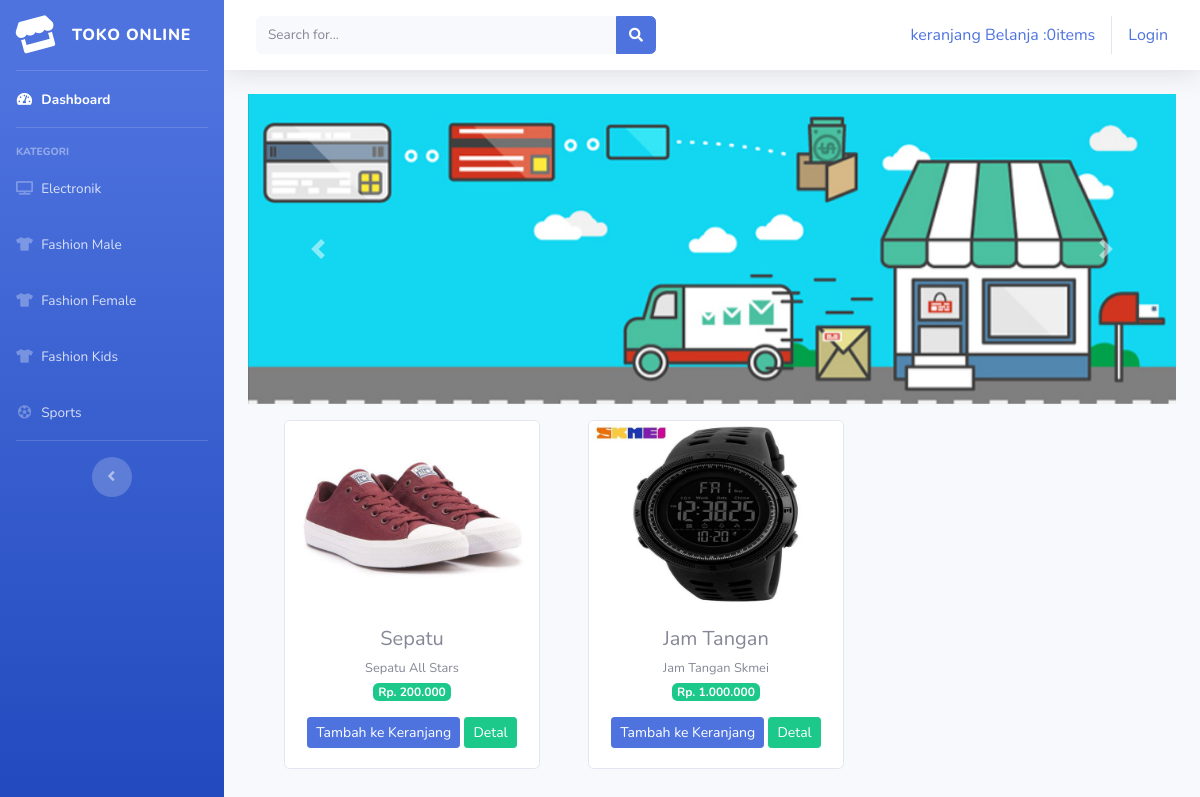
The page /index.php/kategori/pakaian_pria on the database its author committed.
### tables this page shows
CREATE TABLE `tb_barang` (
  `id_brg` int(11) NOT NULL,
  `nama_brg` varchar(120) NOT NULL,
  `keterangan` varchar(250) NOT NULL,
  `kategori` varchar(50) NOT NULL,
  `harga` int(11) NOT NULL,
  `stok` int(4) NOT NULL,
  `gambar` text NOT NULL
);

### application/controllers/Kategori.php (called while the page is built, shortened)
<?php
    class Kategori extends CI_Controller {
        public function pakaian_pria()
        {
            $data['pakaian_pria'] = $this->model_kategori->data_pakaian_pria()->result();
            $this->load->view('templates/header');
            $this->load->view('templates/sidebar');
            $this->load->view('pakaian_pria', $data);
            $this->load->view('templates/footer');
        }
    }
?>

### index.php (called while the page is built, shortened)
<?php
require_once BASEPATH.'core/CodeIgniter.php';

### application/models/model_kategori.php (called while the page is built, shortened)
<?php
    class Model_kategori extends CI_Model {
        public function data_pakaian_pria() {
            return $this->db->get_where("tb_barang", array('kategori' => 'pakaian pria'));
        }
    }
?>

### application/views/pakaian_pria.php (the view, shortened to what this page needs)
<div class="container-fluid">
<div id="carouselExampleControls" class="carousel slide" data-ride="carousel">
    <div class="carousel-inner">
        <div class="carousel-item active">
        <img src="<?=base_url('assets/img/slider1.jpg')?>" class="d-block w-100" alt="...">
        </div>
    </div>
    <a class="carousel-control-prev" href="#carouselExampleControls" role="button" data-slide="prev">
        <span class="carousel-control-prev-icon" aria-hidden="true"></span>
    </a>
    <a class="carousel-control-next" href="#carouselExampleControls" role="button" data-slide="next">
        <span class="carousel-control-next-icon" aria-hidden="true"></span>
    </a>
    </div>
    <div class="row text-center mt-3">
        <?php foreach ($pakaian_pria as $brg) : ?>
            <div class="card ml-5 mb-3" style="width: 16rem;">
                <img src="<?=base_url().'/upload/'.$brg->gambar?>" class="card-img-top" alt="...">
                <div class="card-body">
                <h5 class="card-title mb-1"><?= $brg->nama_brg?></h5>
                <small><?= $brg->keterangan?></small><br>
                <span class="badge badge-success mb-3">Rp. <?= number_format($brg->harga, 0,',','.') ?></span>
                <?=anchor('dashboard/tambah_ke_keranjang/'.$brg->id_brg, '<div class="btn btn-sm btn-primary">Tambah ke Keranjang</div>')?>
                <?=anchor('dashboard/detail/'.$brg->id_brg, '<div class="btn btn-sm btn-success">Detal</div>')?>
                </div>
            </div>
        <?php endforeach; ?>
    </div>
</div>

### rows shown on the page
tb_barang: gambar (picture), nama_brg "Sepatu", keterangan "Sepatu All Stars", harga "200.000", id_brg "Tambah ke Keranjang", id_brg "Detal"
tb_barang: gambar (picture), nama_brg "Jam Tangan", keterangan "Jam Tangan Skmei", harga "1.000.000", id_brg "Tambah ke Keranjang", id_brg "Detal"

### other values the page prints
anchor('dashboard/detail_keranjang', $keranjang) "keranjang Belanja :0items"
anchor('auth/login', 'Login') "Login"
